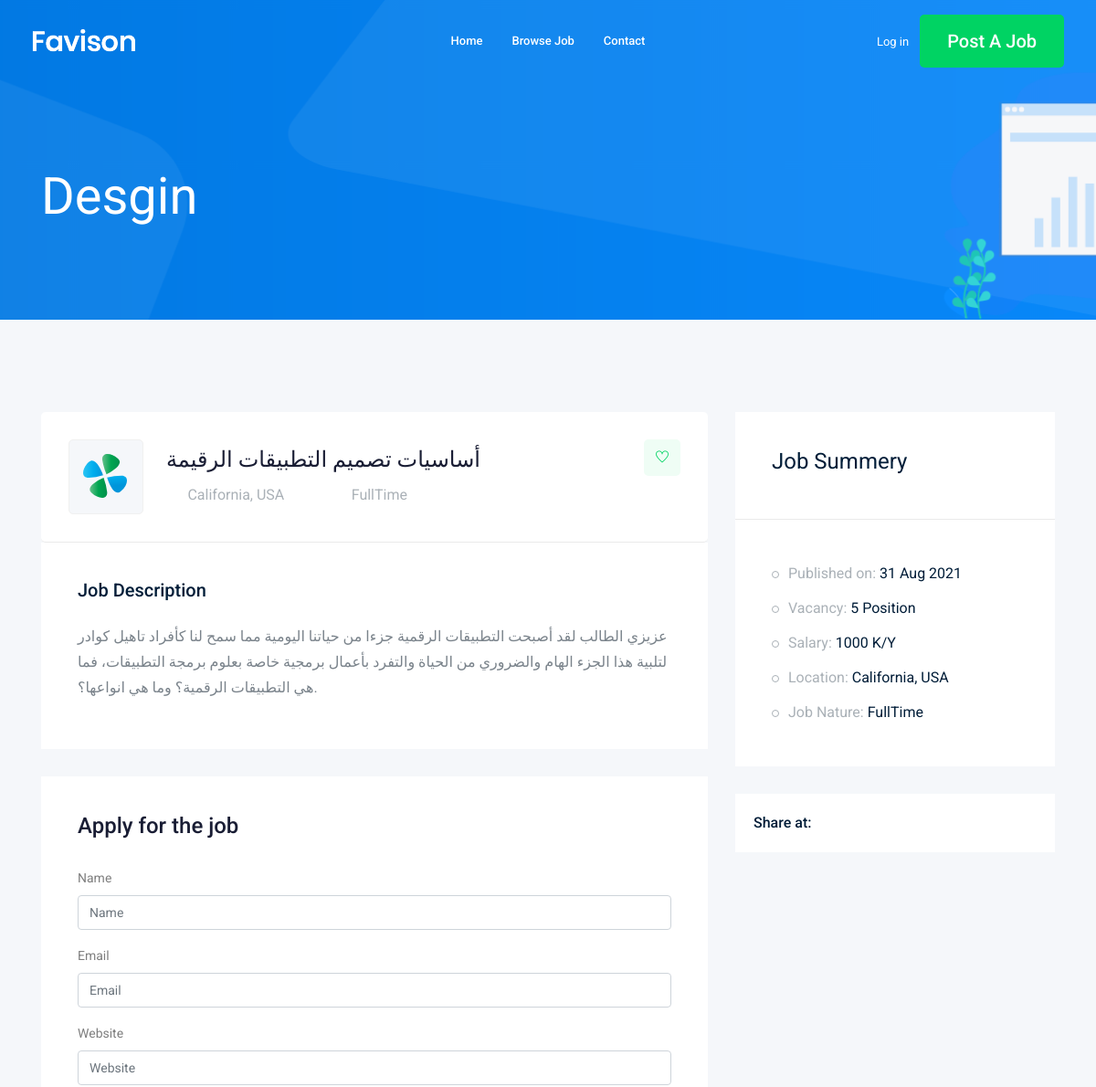
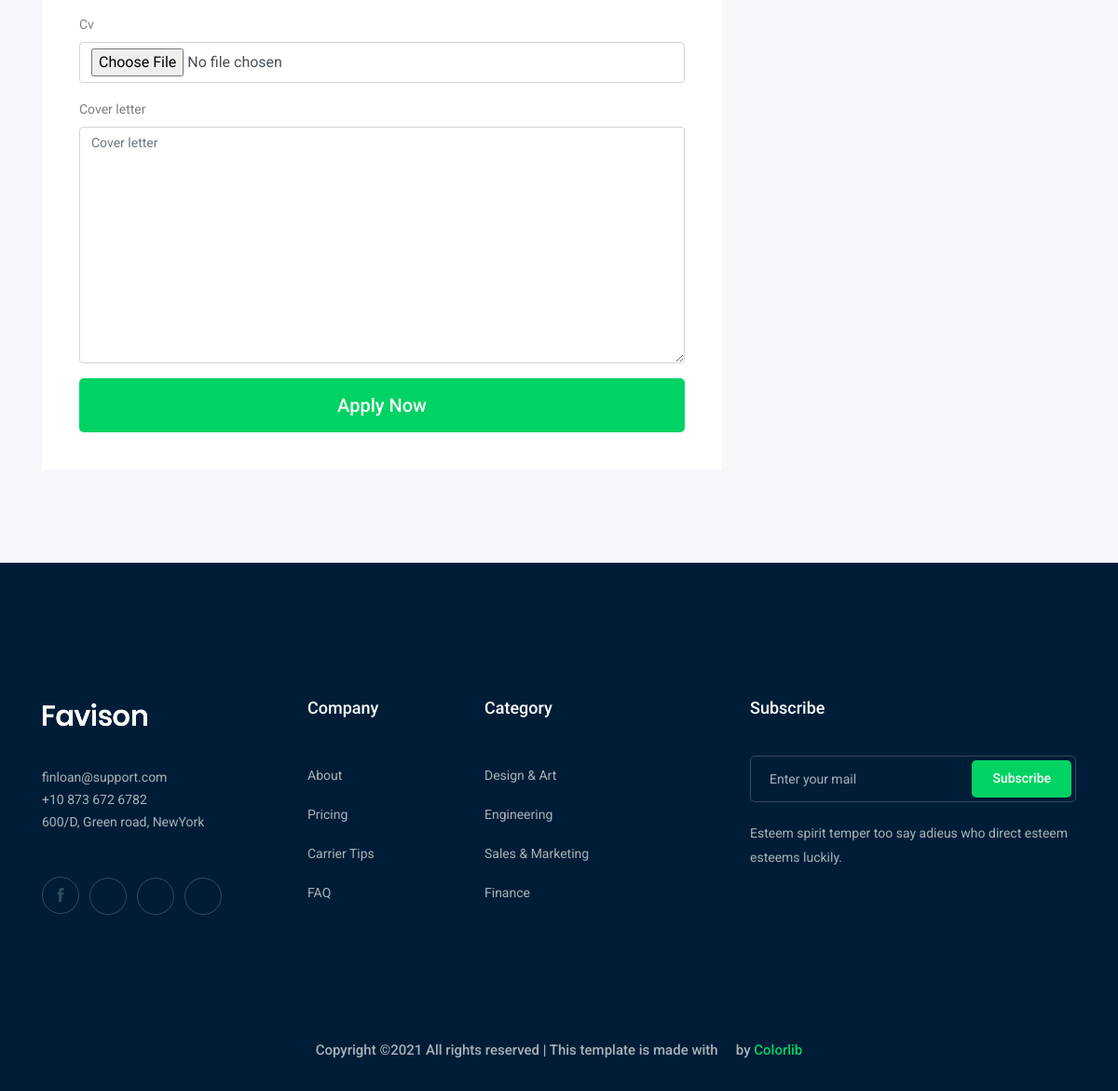
Page /job/desgin on the committed database (2 pictures, top to bottom).
### job/models.py (models this page shows, shortened)
class Job(models.Model):
    owner = models.ForeignKey(User, related_name='job_owner',on_delete=models.CASCADE)
    title = models.CharField(max_length=100)
    des =models.TextField(max_length=100)
    job_type = models.CharField(max_length=15,choices=JOB_TYPE)
    description =models.TextField(max_length=1000)
    published_at =models.DateTimeField(auto_now=True)
    vacancy = models.IntegerField(default=1)
    salary = models.IntegerField(default=0)
    experience = models.IntegerField(default=1)
    category = models.ForeignKey('Category',on_delete=models.CASCADE)
    image = models.ImageField(upload_to=image_upload)
    modelNum = models.CharField(max_length=100)
    modelTime = models.CharField(max_length=100)
    slug = models.SlugField(blank=True, null=True)
    def __str__(self):
        return self.title

### job/views.py (the view)
# urls.py: path('<str:slug>',views.job_detail,name='job_detail'),
def job_detail(request, slug):
    job_detail = Job.objects.get(slug=slug)
    if request.method=='POST':
        form = ApplyForm(request.POST , request.FILES)
        if form.is_valid():
            myform = form.save(commit=False)
            myform.job= job_detail
            myform.save()
    else:
        form = ApplyForm()
    context = {'job' : job_detail,'form':form}
    return render(request,'job/job_detail.html',context)

### job/form.py
class ApplyForm(forms.ModelForm):
    class Meta:
        model = Apply
        fields=['name','email','website','cv','cover_letter']

### job/templates/job/job_detail.html (shortened to what this page needs)
{% extends 'base.html' %}
{% load bootstrap4 %}
{% block body %}
    <div class="bradcam_area bradcam_bg_1">
        <div class="container">
            <div class="row">
                <div class="col-xl-12">
                    <div class="bradcam_text">
                        <h3>{{job}}</h3>
                    </div>
                </div>
            </div>
        </div>
    </div>
    <div class="job_details_area">
        <div class="container">
            <div class="row">
                <div class="col-lg-8">
                    <div class="job_details_header">
                        <div class="single_jobs white-bg d-flex justify-content-between">
                            <div class="jobs_left d-flex align-items-center">
                                <div class="thumb">
                                    <img src="img/svg_icon/1.svg" alt="">
                                </div>
                                <div class="jobs_conetent">
                                    <a href="#"><h4>{{job.des}}</h4></a>
                                    <div class="links_locat d-flex align-items-center">
                                        <div class="location">
                                            <p> <i class="fa fa-map-marker"></i> California, USA</p>
                                        </div>
                                        <div class="location">
                                            <p> <i class="fa fa-clock-o"></i> {{job.job_type}}</p>
                                        </div>
                                    </div>
                                </div>
                            </div>
                            <div class="jobs_right">
                                <div class="apply_now">
                                    <a class="heart_mark" href="#"> <i class="ti-heart"></i> </a>
                                </div>
                            </div>
                        </div>
                    </div>
                    <div class="descript_wrap white-bg">
                        <div class="single_wrap">
                            <h4>Job Description</h4>
                            <p>{{job.description}}</p>
                        </div>
                    </div>
                    <div class="apply_job_form white-bg">
                        <h4>Apply for the job</h4>
                        <form method= "POST" enctype="multipart/form-data">
    {% bootstrap_form form %}
    {% buttons %}
        <button class="boxed-btn3 w-100" type="submit">Apply Now</button>
    {% endbuttons %}
                        </form>
                    </div>
                </div>
                <div class="col-lg-4">
                    <div class="job_sumary">
                        <div class="summery_header">
                            <h3>Job Summery</h3>
                        </div>
                        <div class="job_content">
                            <ul>
                                <li>Published on: <span>{{job.published_at|date:'d M o'}}</span></li>
                                <li>Vacancy: <span>{{job.vacancy}} Position</span></li>
                                <li>Salary: <span>{{job.salary}} K/Y </span></li>
                                <li>Location: <span>California, USA</span></li>
                                <li>Job Nature: <span> {{job.job_type}}</span></li>
                            </ul>
                        </div>
                    </div>
                    <div class="share_wrap d-flex">
                        <span>Share at:</span>
                        <ul>
                            <li><a href="#"> <i class="fa fa-facebook"></i></a> </li>
                            <li><a href="#"> <i class="fa fa-google-plus"></i></a> </li>
                            <li><a href="#"> <i class="fa fa-twitter"></i></a> </li>
                            <li><a href="#"> <i class="fa fa-envelope"></i></a> </li>
                        </ul>
                    </div>
                    <div class="job_location_wrap">
                        <div class="job_lok_inner">
                            <div id="map" style="height: 200px;"></div>
                          </div>
                    </div>
                </div>
            </div>
        </div>
    </div>
{% endblock body %}

### rows in the picture
Job: title "Desgin", des "أساسيات تصميم التطبيقات الرقيمة", job_type "FullTime", description "عزيزي الطالب لقد أصبحت التطبيقات الرقمية جزءا من حياتنا اليومية مما سمح لنا كأفراد تاهيل كوادر لتلبية هذا الجزء الهام والضروري من الحياة والتفرد بأعمال برمجية خاصة بعلوم برمجة التطبيقات، فما هي التطبيقات الرقمية؟ وما هي انواعها؟.", published_at "31 Aug 2021", vacancy "5", salary "1000"
